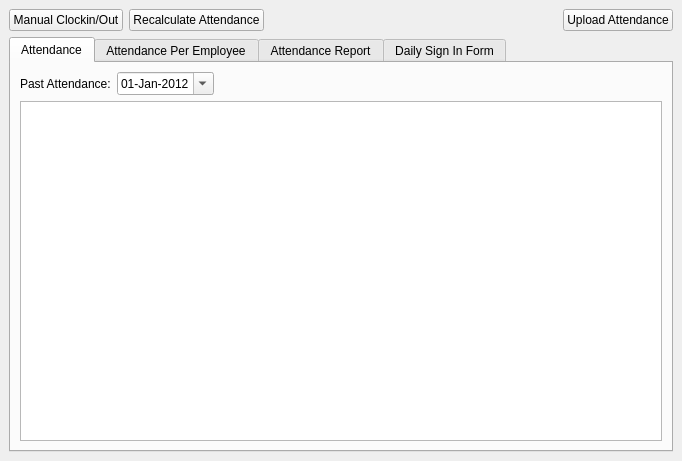
<?xml version="1.0" encoding="UTF-8"?>
<ui version="4.0">
 <class>Attendance</class>
 <widget class="QMainWindow" name="Attendance">
  <property name="geometry">
   <rect>
    <x>0</x>
    <y>0</y>
    <width>682</width>
    <height>461</height>
   </rect>
  </property>
  <property name="windowTitle">
   <string>Attendance</string>
  </property>
  <property name="windowIcon">
   <iconset resource="res.qrc">
    <normaloff>:/images/008_Reminder_128x128_72.png</normaloff>:/images/008_Reminder_128x128_72.png</iconset>
  </property>
  <widget class="QWidget" name="centralwidget">
   <layout class="QVBoxLayout" name="verticalLayout_2">
    <item>
     <layout class="QHBoxLayout" name="horizontalLayout_2">
      <item>
       <widget class="QPushButton" name="ManualClockin">
        <property name="text">
         <string>Manual Clockin/Out</string>
        </property>
       </widget>
      </item>
      <item>
       <widget class="QPushButton" name="RecalculateAllAttendance">
        <property name="text">
         <string>Recalculate Attendance</string>
        </property>
       </widget>
      </item>
      <item>
       <spacer name="horizontalSpacer">
        <property name="orientation">
         <enum>Qt::Horizontal</enum>
        </property>
        <property name="sizeHint" stdset="0">
         <size>
          <width>577</width>
          <height>20</height>
         </size>
        </property>
       </spacer>
      </item>
      <item>
       <widget class="QPushButton" name="UploadAttendance">
        <property name="text">
         <string>Upload Attendance</string>
        </property>
       </widget>
      </item>
     </layout>
    </item>
    <item>
     <widget class="QTabWidget" name="tabWidget">
      <property name="currentIndex">
       <number>0</number>
      </property>
      <widget class="QWidget" name="tab">
       <attribute name="title">
        <string>Attendance</string>
       </attribute>
       <layout class="QVBoxLayout" name="verticalLayout">
        <item>
         <layout class="QHBoxLayout" name="horizontalLayout">
          <item>
           <widget class="QLabel" name="label">
            <property name="text">
             <string>Past Attendance:</string>
            </property>
           </widget>
          </item>
          <item>
           <widget class="QDateEdit" name="dtpPast">
            <property name="date">
             <date>
              <year>2012</year>
              <month>1</month>
              <day>1</day>
             </date>
            </property>
            <property name="displayFormat">
             <string>dd-MMM-yyyy</string>
            </property>
            <property name="calendarPopup">
             <bool>true</bool>
            </property>
           </widget>
          </item>
          <item>
           <spacer name="horizontalSpacer_2">
            <property name="orientation">
             <enum>Qt::Horizontal</enum>
            </property>
            <property name="sizeHint" stdset="0">
             <size>
              <width>40</width>
              <height>20</height>
             </size>
            </property>
           </spacer>
          </item>
         </layout>
        </item>
        <item>
         <widget class="QTreeView" name="lstAttendance"/>
        </item>
       </layout>
      </widget>
      <widget class="QWidget" name="tab_2">
       <attribute name="title">
        <string>Attendance Per Employee</string>
       </attribute>
       <layout class="QVBoxLayout" name="verticalLayout_3">
        <item>
         <layout class="QHBoxLayout" name="horizontalLayout_3">
          <item>
           <widget class="QLabel" name="label_2">
            <property name="text">
             <string>Employee:</string>
            </property>
           </widget>
          </item>
          <item>
           <widget class="QComboBox" name="Employee">
            <property name="sizePolicy">
             <sizepolicy hsizetype="Preferred" vsizetype="Fixed">
              <horstretch>1</horstretch>
              <verstretch>0</verstretch>
             </sizepolicy>
            </property>
           </widget>
          </item>
          <item>
           <widget class="QLabel" name="label_3">
            <property name="text">
             <string>Start Date:</string>
            </property>
           </widget>
          </item>
          <item>
           <widget class="QDateEdit" name="StartDate">
            <property name="displayFormat">
             <string>dd-MMM-yyyy</string>
            </property>
            <property name="calendarPopup">
             <bool>true</bool>
            </property>
           </widget>
          </item>
          <item>
           <widget class="QLabel" name="label_4">
            <property name="text">
             <string>End Date:</string>
            </property>
           </widget>
          </item>
          <item>
           <widget class="QDateEdit" name="EndDate">
            <property name="displayFormat">
             <string>dd-MMM-yyyy</string>
            </property>
            <property name="calendarPopup">
             <bool>true</bool>
            </property>
           </widget>
          </item>
          <item>
           <widget class="QPushButton" name="ShowEmployeeAttendance">
            <property name="text">
             <string>Show</string>
            </property>
           </widget>
          </item>
          <item>
           <widget class="QPushButton" name="RecalculateEmployeeAttendance">
            <property name="text">
             <string>Recalculate</string>
            </property>
           </widget>
          </item>
         </layout>
        </item>
        <item>
         <widget class="QTreeView" name="lst_EmployeeAttendance"/>
        </item>
       </layout>
      </widget>
      <widget class="QWidget" name="tab_3">
       <attribute name="title">
        <string>Attendance Report</string>
       </attribute>
       <layout class="QVBoxLayout" name="verticalLayout_4">
        <item>
         <layout class="QHBoxLayout" name="horizontalLayout_4">
          <item>
           <widget class="QLabel" name="label_5">
            <property name="text">
             <string>Start Date:</string>
            </property>
           </widget>
          </item>
          <item>
           <widget class="QDateEdit" name="AttStartDate">
            <property name="date">
             <date>
              <year>2012</year>
              <month>1</month>
              <day>1</day>
             </date>
            </property>
            <property name="displayFormat">
             <string>dd-MMM-yyyy</string>
            </property>
            <property name="calendarPopup">
             <bool>true</bool>
            </property>
           </widget>
          </item>
          <item>
           <widget class="QLabel" name="label_6">
            <property name="text">
             <string>End Date:</string>
            </property>
           </widget>
          </item>
          <item>
           <widget class="QDateEdit" name="AttEndDate">
            <property name="date">
             <date>
              <year>2012</year>
              <month>1</month>
              <day>1</day>
             </date>
            </property>
            <property name="displayFormat">
             <string>dd-MMM-yyyy</string>
            </property>
            <property name="calendarPopup">
             <bool>true</bool>
            </property>
           </widget>
          </item>
          <item>
           <widget class="QPushButton" name="AttShowReport">
            <property name="text">
             <string>Show</string>
            </property>
           </widget>
          </item>
          <item>
           <spacer name="horizontalSpacer_3">
            <property name="orientation">
             <enum>Qt::Horizontal</enum>
            </property>
            <property name="sizeHint" stdset="0">
             <size>
              <width>40</width>
              <height>20</height>
             </size>
            </property>
           </spacer>
          </item>
         </layout>
        </item>
        <item>
         <widget class="ReportViewer" name="AttReportWidget" native="true">
          <property name="sizePolicy">
           <sizepolicy hsizetype="Preferred" vsizetype="Preferred">
            <horstretch>0</horstretch>
            <verstretch>1</verstretch>
           </sizepolicy>
          </property>
         </widget>
        </item>
       </layout>
      </widget>
      <widget class="QWidget" name="Dail">
       <attribute name="title">
        <string>Daily Sign In Form</string>
       </attribute>
       <layout class="QVBoxLayout" name="verticalLayout_5">
        <item>
         <layout class="QHBoxLayout" name="horizontalLayout_5">
          <item>
           <widget class="QLabel" name="label_7">
            <property name="text">
             <string>Date:</string>
            </property>
           </widget>
          </item>
          <item>
           <widget class="QDateEdit" name="dateEdit"/>
          </item>
          <item>
           <widget class="QPushButton" name="GenerateDailySignInSheets">
            <property name="text">
             <string>Generate Form</string>
            </property>
           </widget>
          </item>
          <item>
           <spacer name="horizontalSpacer_4">
            <property name="orientation">
             <enum>Qt::Horizontal</enum>
            </property>
            <property name="sizeHint" stdset="0">
             <size>
              <width>40</width>
              <height>20</height>
             </size>
            </property>
           </spacer>
          </item>
         </layout>
        </item>
        <item>
         <widget class="ReportViewer" name="DailySignIn" native="true">
          <property name="sizePolicy">
           <sizepolicy hsizetype="Preferred" vsizetype="Preferred">
            <horstretch>0</horstretch>
            <verstretch>1</verstretch>
           </sizepolicy>
          </property>
         </widget>
        </item>
       </layout>
      </widget>
     </widget>
    </item>
   </layout>
  </widget>
 </widget>
 <customwidgets>
  <customwidget>
   <class>ReportViewer</class>
   <extends>QWidget</extends>
   <header>reportviewer.h</header>
   <container>1</container>
  </customwidget>
 </customwidgets>
 <resources>
  <include location="res.qrc"/>
 </resources>
 <connections/>
</ui>
